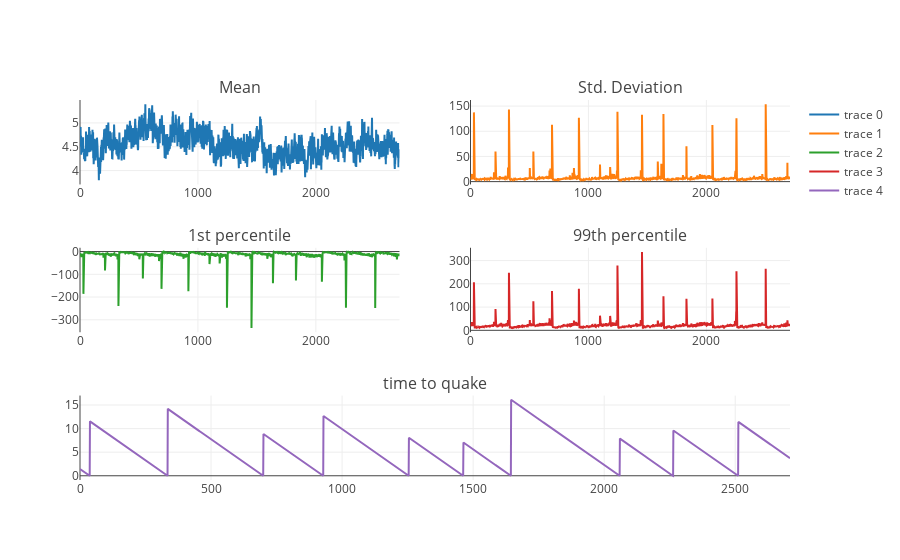

This figure's notebook cell:
### Code cell
trace1 = go.Scatter(y = X_train_all[:, 0])
trace2 = go.Scatter(y = X_train_all[:, 1])
trace3 = go.Scatter(y = X_train_all[:, 4])
trace4 = go.Scatter(y = X_train_all[:, 10])
trace5 = go.Scatter(y = y_train_all)
data = [trace1, trace2, trace3, trace4, trace5]

fig = plotly.tools.make_subplots(rows=3, cols=2, 
                                 specs=[[{}, {}], [{}, {}], [{'colspan':2}, None]], 
                                subplot_titles=('Mean','Std. Deviation', '1st percentile',
                                               '99th percentile', 'time to quake'))

fig.append_trace(trace1, 1, 1)
fig.append_trace(trace2, 1, 2)
fig.append_trace(trace3, 2, 1)
fig.append_trace(trace4, 2, 2)
fig.append_trace(trace5, 3, 1)

plotly.offline.iplot(fig)

### Figure 1 — Plotly figure (JSON) as saved in the notebook; plotly's stock layout.template omitted (floating-point values rounded to 4 significant figures; data arrays with more than 128 entries replaced by an {"elided": "..."} marker saying what was removed)
{"data": [{"type": "scatter", "uid": "e6338d9e-6483-11e9-88e0-945330cb32f3", "xaxis": "x", "y": {"elided": "2710 float values"}, "yaxis": "y"}, {"type": "scatter", "uid": "e6338d9f-6483-11e9-88e0-945330cb32f3", "xaxis": "x2", "y": {"elided": "2710 float values"}, "yaxis": "y2"}, {"type": "scatter", "uid": "e6338da0-6483-11e9-88e0-945330cb32f3", "xaxis": "x3", "y": {"elided": "2710 float values"}, "yaxis": "y3"}, {"type": "scatter", "uid": "e6338da1-6483-11e9-88e0-945330cb32f3", "xaxis": "x4", "y": {"elided": "2710 float values"}, "yaxis": "y4"}, {"type": "scatter", "uid": "e6338da2-6483-11e9-88e0-945330cb32f3", "xaxis": "x5", "y": {"elided": "2710 float values"}, "yaxis": "y5"}], "layout": {"annotations": [{"font": {"size": 16}, "showarrow": false, "text": "Mean", "x": 0.225, "xanchor": "center", "xref": "paper", "y": 1, "yanchor": "bottom", "yref": "paper"}, {"font": {"size": 16}, "showarrow": false, "text": "Std. Deviation", "x": 0.775, "xanchor": "center", "xref": "paper", "y": 1, "yanchor": "bottom", "yref": "paper"}, {"font": {"size": 16}, "showarrow": false, "text": "1st percentile", "x": 0.225, "xanchor": "center", "xref": "paper", "y": 0.6111, "yanchor": "bottom", "yref": "paper"}, {"font": {"size": 16}, "showarrow": false, "text": "99th percentile", "x": 0.775, "xanchor": "center", "xref": "paper", "y": 0.6111, "yanchor": "bottom", "yref": "paper"}, {"font": {"size": 16}, "showarrow": false, "text": "time to quake", "x": 0.5, "xanchor": "center", "xref": "paper", "y": 0.2222, "yanchor": "bottom", "yref": "paper"}], "xaxis": {"anchor": "y", "domain": [0, 0.45]}, "xaxis2": {"anchor": "y2", "domain": [0.55, 1]}, "xaxis3": {"anchor": "y3", "domain": [0, 0.45]}, "xaxis4": {"anchor": "y4", "domain": [0.55, 1]}, "xaxis5": {"anchor": "y5", "domain": [0, 1]}, "yaxis": {"anchor": "x", "domain": [0.7778, 1]}, "yaxis2": {"anchor": "x2", "domain": [0.7778, 1]}, "yaxis3": {"anchor": "x3", "domain": [0.3889, 0.6111]}, "yaxis4": {"anchor": "x4", "domain": [0.3889, 0.6111]}, "yaxis5": {"anchor": "x5", "domain": [0, 0.2222]}}}
